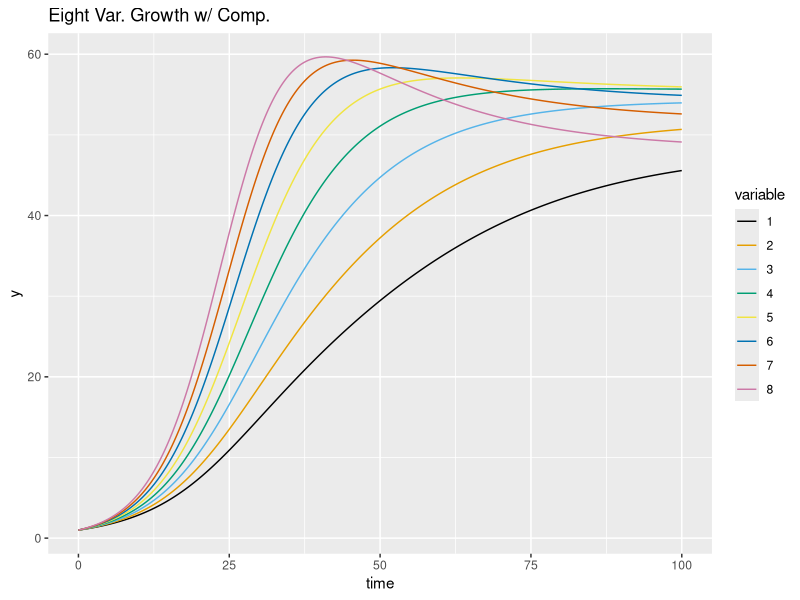

The R script that drew this image:
#The point of this file is to get logistic growth implemented
#as well as get a real ODE solver up and running (deSolve)

#install.packages("deSolve")
#install.packages("ggplot2")
#install.packages("reshape2")

ptm <- proc.time() #timing

library("deSolve") #ode solver
library("ggplot2") #good data vis.
library("reshape2") #data.frame reshaping

ONE_VAR <- FALSE
TWO_VAR <- FALSE
MULTI_VAR <- TRUE

cbbPalette <- c("#000000", "#E69F00", "#56B4E9",
                "#009E73", "#F0E442", "#0072B2",
                "#D55E00", "#CC79A7") #colorblind friendly colors

#setwd("~/Desktop/CobeyLab/bcell_id_pop_model/Code/basic_implementations")

if (ONE_VAR == TRUE) {
  r <- 0.1
  k <- 100
  N <- 1
  
  simple_model_params <- c(r = r, k = k)
  simple_state_val <- c(N = N)
  time <- seq(0,100,0.1)
  
  simple_log_growth <- function(t, state, params) {
    with(as.list(c(state, params)),{
      dN <- r*N*(1-(N/k))
      list(c(dN))
    })
  }
  
  out <- ode(y = simple_state_val, times = time, func = simple_log_growth, parms = simple_model_params)
  
  header <- sprintf("One variable logisitc growth where r=%f & k=%f",r,k)
  plot <- qplot(out[,'time'],out[,'N'], xlab='time',ylab='number of things', geom='line',
        main = header)
  plot <- plot + theme(plot.title = element_text(size=8))
  print(plot)
}

if (TWO_VAR == TRUE) {
  rs <- c(.1,.2)
  ks <- c(100,100)
  as <- c(0.1,0.2)
  Ns <- c(1,1)
  time <- seq(0,100,0.01)
  
  tv_params <- c(r1=rs[1],r2=rs[2],k1=ks[1],k2=ks[2],a12=as[1],a21=as[2])
  tv_state <- c(N1=Ns[1],N2=Ns[2])
  
  tv_log_compete <- function(time,state,params) {
    with(as.list(c(state, params)),{
      dN1 <- r1*N1*(1-((N1+a12*N2)/k1))
      dN2 <- r2*N2*(1-((N2+a21*N1)/k2))
      list(c(dN1,dN2))
    })
  }
  out <- ode(y=tv_state, times=time, func=tv_log_compete, parms=tv_params)
  
  df <- as.data.frame(out)
  m_df <- melt(df, id=c('time'))
  
  p <- ggplot(m_df, aes(x = time, y = value, color = variable))
  plot <- p + geom_line() + ylab("y") + ggtitle('Two Var. Growth w/ Comp.')
  plot <- plot + scale_color_manual(values=cbbPalette)
  print(plot)
}

if (MULTI_VAR == TRUE) {
  #to increase number of populations, only change params and states
  NUM_VAR = 8
  rs <- c(.11,.12,.13,.14,.15,.16,.17,.18) #r_i's
  ks <- c(100,100,100,100,100,100,100,100) #k_i's
  as <- as.matrix(read.csv("comp_matrix.csv", header=FALSE)) #imports matrix of alpha_ij's
  Ns <- c(1,1,1,1,1,1,1,1) #initial states
  time <- seq(0,100,0.01) #time vector length and granularity
  
  params <- data.frame(rs,ks,as) #each row contains set of params for ODE
  states <- Ns
  
  multivar_log_comp <- function(time,state,params) {
    odes <- rep(NA,NUM_VAR)
    for (i in 1:NUM_VAR) {
      comp_sum <- 0
      for (j in 1:NUM_VAR) { #this is actually faster than an inner product
        comp_sum <- comp_sum + params[i,2+j]*state[j] #because of class forcing
      }
      Ni <- params[i,1]*state[i]*(1-(comp_sum/params[i,2]))
      odes[i] <- Ni
    }
    return(list(odes))
  }
  
  out <- ode(y=states, times=time, func=multivar_log_comp, parms=params)
  
  df <- as.data.frame(out)
  m_df <- melt(df, id=c('time')) #turns ode output into melted data.frame
  
  p <- ggplot(m_df, aes(x = time, y = value, color = variable)) #basic plot
  plot <- p + geom_line() + ylab("y") + ggtitle('Eight Var. Growth w/ Comp.') #labels
  plot <- plot + scale_color_manual(values=cbbPalette) #better colors
  print(plot)
}

ptm2 <- proc.time()

print(ptm2 - ptm) #timing for efficiency
